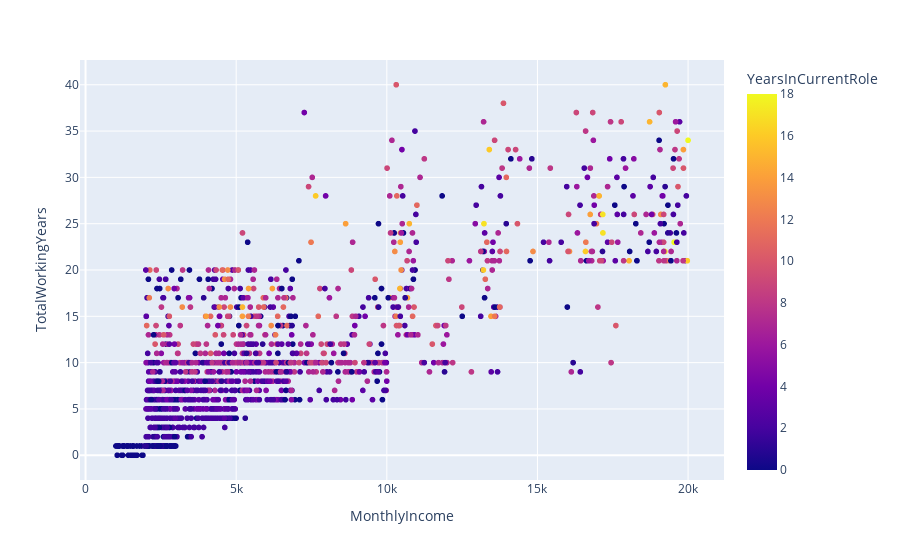

Notebook cell for this chart:
### Code cell
import plotly.express as px
import pandas as pd
  
# plotting the scatter chart
fig = px.scatter(general_df, x="MonthlyIncome", color="YearsInCurrentRole", y='TotalWorkingYears')
#
 
# showing the plot
fig.show()

### Figure 1 — Plotly figure (JSON) as saved in the notebook; plotly's stock layout.template omitted (floating-point values rounded to 4 significant figures; data arrays with more than 128 entries replaced by an {"elided": "..."} marker saying what was removed)
{"data": [{"hovertemplate": "MonthlyIncome=%{x}<br>TotalWorkingYears=%{y}<br>YearsInCurrentRole=%{marker.color}<extra></extra>", "legendgroup": "", "marker": {"color": {"elided": "1470 int values"}, "coloraxis": "coloraxis", "symbol": "circle"}, "mode": "markers", "name": "", "showlegend": false, "type": "scattergl", "x": {"elided": "1470 int values"}, "xaxis": "x", "y": {"elided": "1470 int values"}, "yaxis": "y"}], "layout": {"coloraxis": {"colorbar": {"title": {"text": "YearsInCurrentRole"}}, "colorscale": [[0, "#0d0887"], [0.1111, "#46039f"], [0.2222, "#7201a8"], [0.3333, "#9c179e"], [0.4444, "#bd3786"], [0.5556, "#d8576b"], [0.6667, "#ed7953"], [0.7778, "#fb9f3a"], [0.8889, "#fdca26"], [1, "#f0f921"]]}, "legend": {"tracegroupgap": 0}, "margin": {"t": 60}, "xaxis": {"anchor": "y", "domain": [0, 1], "title": {"text": "MonthlyIncome"}}, "yaxis": {"anchor": "x", "domain": [0, 1], "title": {"text": "TotalWorkingYears"}}}}
